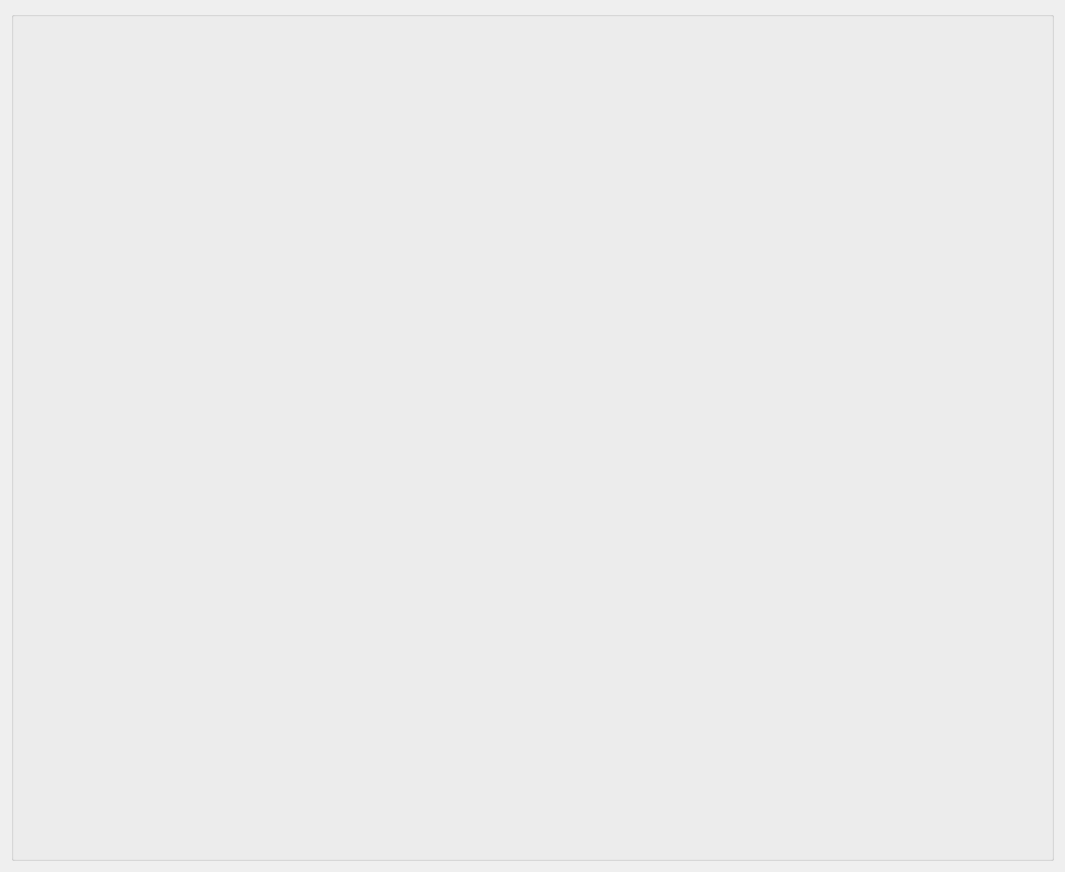
<?xml version="1.0" encoding="UTF-8"?>
<ui version="4.0">
 <class>paintarea</class>
 <widget class="QWidget" name="paintarea">
  <property name="geometry">
   <rect>
    <x>0</x>
    <y>0</y>
    <width>1065</width>
    <height>868</height>
   </rect>
  </property>
  <property name="windowTitle">
   <string>Form</string>
  </property>
  <layout class="QHBoxLayout" name="horizontalLayout">
   <item>
    <widget class="QGroupBox" name="flyBox">
     <property name="minimumSize">
      <size>
       <width>950</width>
       <height>850</height>
      </size>
     </property>
     <property name="title">
      <string/>
     </property>
    </widget>
   </item>
  </layout>
 </widget>
 <resources/>
 <connections/>
</ui>
